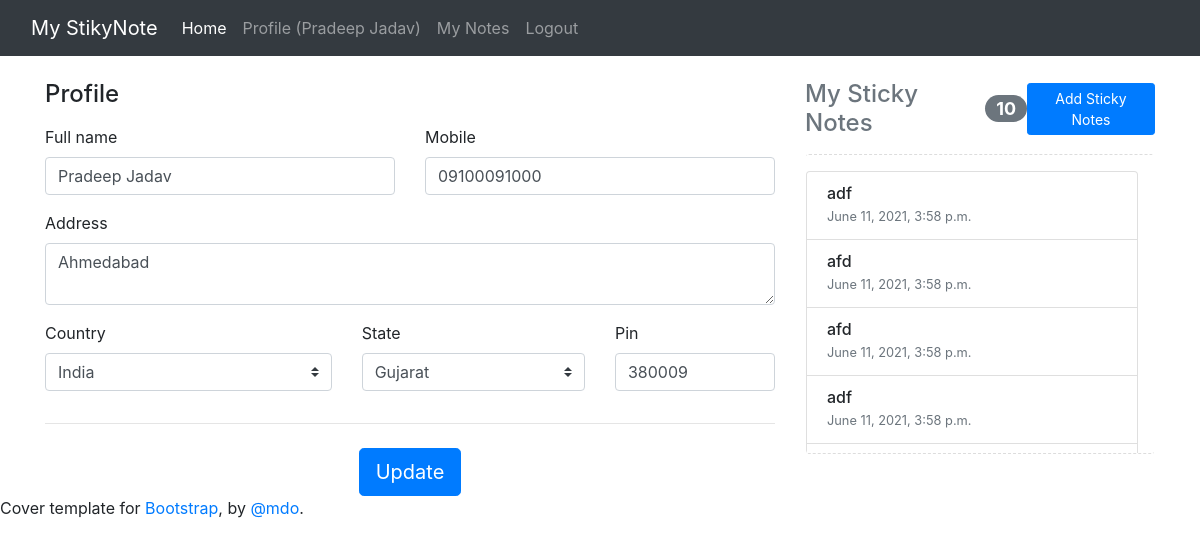
The page /profile_page/ (signed in) on the database its author committed.
### noteApp/models.py (models this page shows, shortened)
class User(models.Model):
    Master = models.ForeignKey(Master, on_delete=models.CASCADE)
    FullName = models.CharField(max_length=30, default='')
    Mobile = models.CharField(max_length=10, default='')
    Country = models.CharField(max_length=20, default='')
    State = models.CharField(max_length=20, default='')
    Pin = models.CharField(max_length=6, default='')
    Address = models.TextField(max_length=200, default='')
    class Meta:
        db_table = 'user'

class Note(models.Model):
    User = models.ForeignKey(User, on_delete=models.CASCADE)
    Title = models.CharField(max_length=20)
    Content = models.TextField(max_length=500)
    DateCreated = models.DateTimeField(auto_now_add=True)
    class Meta:
        db_table = 'note'

### noteApp/views.py (the view)
# urls.py: path('profile_page/', profile_page, name='profile_page'),
def profile_page(request):
    profile_data(request)
    return render(request, 'profile_page.html', default_data)

### noteApp/views.py (called while the page is built)
def profile_data(request):
    master = Master.objects.get(Email=request.session['email'])
    user = User.objects.get(Master=master)
    sticky_note_list = Note.objects.filter(User=user)
    default_data['profile_data'] = user
    default_data['sticky_notes'] = sticky_note_list[::-1]
    default_data['total_notes'] = len(sticky_note_list)

### noteApp/templates/profile_page.html (shortened to what this page needs)
{% extends 'base.html' %}
{% load static %}
{% block main_content %}
<div class="container">
    <div class="row">
        <div class="col-md-8 order-md-1">
          <h4 class="mb-3">Profile</h4>
          <form class="needs-validation" method="POST" action="{% url 'update_profile' %}" novalidate>
            <div class="row mb-3">
              <div class="col-md-6">
                <label for="fullName">Full name</label>
                <input type="text" class="form-control" name='fullname' id="fullName" placeholder="enter full name" value="{{profile_data.FullName}}" required>
              </div>
              <div class="col-md-6">
                <label for="mobile">Mobile</label>
                <input type="mobile" class="form-control" name="mobile" id="mobile" value="{{profile_data.Mobile}}" placeholder="enter your mobile">
              </div>
            </div>
            <div class="mb-3">
              <label for="address">Address</label>
              <textarea class="form-control" id="address" name="address" placeholder="1234 Main St" required>{{profile_data.Address}}</textarea>
            </div>
            <div class="row">
              <div class="col-md-5 mb-3">
                <label for="country">Country</label>
                <select class="custom-select d-block w-100 country" name="country" id="country" required>
                  <option value="India">India</option>
                </select>
              </div>
              <div class="col-md-4 mb-3">
                <label for="state">State</label>
                <select class="custom-select d-block w-100 state" name="state" id="state" required>
                  <option value="Gujarat">Gujarat</option>
                </select>
              </div>
              <div class="col-md-3 mb-3">
                <label for="pin">Pin</label>
                <input type="text" class="form-control" name="pin" id="pin" value="{{profile_data.Pin}}" placeholder="" required>
              </div>
            </div>
            <hr class="mb-4">
            <button class="btn btn-primary btn-lg btn-block w-auto m-auto" type="submit">Update</button>
          </form>
        </div>
        <div class="col-md-4 order-md-2 mb-4">
          <h4 class="d-flex justify-content-between align-items-center mb-3">
            <span class="text-muted">My Sticky Notes</span>
            <span class="badge badge-secondary badge-pill">{{total_notes}}</span>
            <a href="{% url 'note_page' %}" class="btn btn-primary btn-sm">Add Sticky Notes</a>
          </h4>
          <ul class="list-group mb-3 side-sticky pt-3 pb-3 pr-3">
            {% for note in sticky_notes %}
            <li class="list-group-item d-flex justify-content-between lh-condensed">
              <div>
                <h6 class="my-0">{{note.Title}}</h6>
                <small class="text-muted">{{note.DateCreated}}</small>
              </div>
            </li>
            {% endfor %}
          </ul>
        </div>
      </div>
</div>
{% endblock %}

### noteApp/templates/base.html (shortened to what this page needs)
<!doctype html>
<html lang="en">
  <head>
    {% load static %}
    <link href="{% static 'bootstrap/css/bootstrap.min.css' %}" rel="stylesheet">
  </head>
  <body>
    <nav class="navbar navbar-expand-md navbar-dark bg-dark mb-4">
      <div class="container-fluid">
        <a class="navbar-brand" href="#">{{app_name}}</a>
        <div class="collapse navbar-collapse" id="navbarCollapse">
          <ul class="navbar-nav me-auto mb-2 mb-md-0">
            <li class="nav-item">
              <a class="nav-link active" aria-current="page" href="/">Home</a>
            </li>
            {% if request.session.email %}
            <li class="nav-item">
              <a class="nav-link" href="{% url 'profile_page' %}">Profile ({{profile_data.FullName}})</a>
            </li>
            <li class="nav-item">
              <a class="nav-link" href="{% url 'note_page' %}">My Notes</a>
            </li>
            <li class="nav-item">
              <a class="nav-link" href="{% url 'logout' %}">Logout</a>
            </li>
            {% endif %}
          </ul>
        </div>
      </div>
    </nav>
      {% block main_content %}
      {% endblock %}
      <footer class="mastfoot mt-auto">
        <div class="inner">
          <p>Cover template for <a href="https://getbootstrap.com/">Bootstrap</a>, by <a href="https://twitter.com/mdo">@mdo</a>.</p>
        </div>
      </footer>
  </body>
  </html>

### noteApp/templates/profile_page.html (style rules this page uses)
.side-sticky { height: 300px; overflow: hidden; overflow-y: auto; border: dashed 1px transparent; border-top-color: #ddd; border-bottom-color: #ddd; }

### rows shown on the page
User: FullName "Pradeep Jadav", fullname "Pradeep Jadav", mobile "09100091000", address "Ahmedabad", pin "380009"
Note: Title "adf", DateCreated "June 11, 2021, 3:58 p.m."
Note: Title "afd", DateCreated "June 11, 2021, 3:58 p.m."
Note: Title "afd", DateCreated "June 11, 2021, 3:58 p.m."
Note: Title "adf", DateCreated "June 11, 2021, 3:58 p.m."

### other values the page prints
{{ app_name }} "My StikyNote"
{{ total_notes }} "10"
